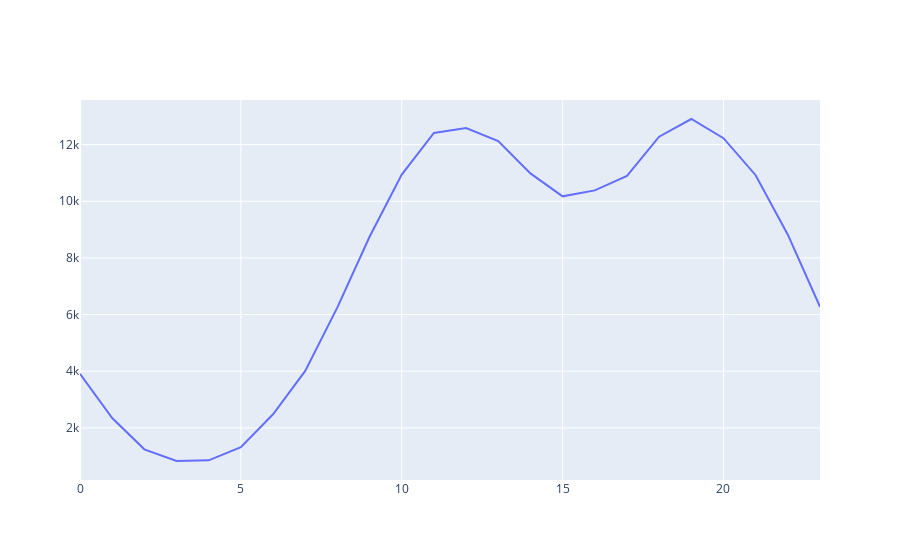

Notebook code for this chart:
### Code cell
keys = [pair for pair, df in all_months_data.groupby(['Hour'])]

line = go.Scatter(
    x = keys,
    y = all_months_data.groupby(['Hour']).count()['Count']
)

data = [line]
fig=go.Figure(data                                                                                                                                                                                                                                                                                                                                                                                                                                                                                                                              )

fig.show()

### Figure 1 — Plotly figure (JSON) as saved in the notebook; plotly's stock layout.template omitted (floating-point values rounded to 4 significant figures)
{"data": [{"type": "scatter", "x": [0, 1, 2, 3, 4, 5, 6, 7, 8, 9, 10, 11, 12, 13, 14, 15, 16, 17, 18, 19, 20, 21, 22, 23], "y": [3910, 2350, 1243, 831, 854, 1321, 2482, 4011, 6256, 8748, 10944, 12411, 12587, 12129, 10984, 10175, 10384, 10899, 12280, 12905, 12228, 10921, 8822, 6275]}], "layout": {}}
